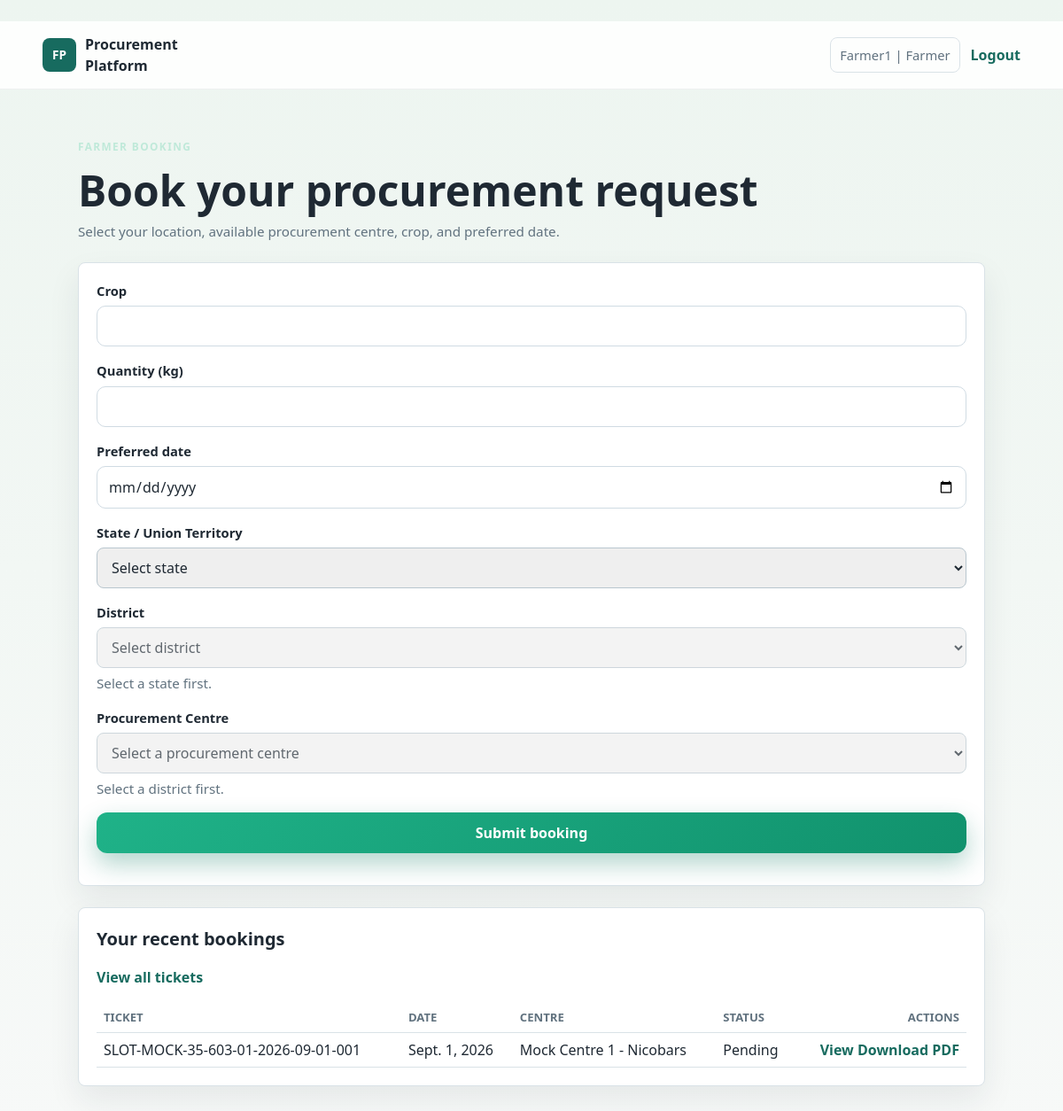
The page /procurement/farmer/booking/ (signed in) on the database its author committed.
### accounts/models.py (models this page shows, shortened)
class User(AbstractBaseUser, PermissionsMixin):
    class Role(models.TextChoices):
        FARMER = "farmer", "Farmer"
        STAFF = "staff", "Procurement Centre Staff"
        ADMIN = "admin", "Administrator"
    mobile = models.CharField(max_length=15, unique=True)
    first_name = models.CharField(max_length=50, blank=True, default="")
    last_name = models.CharField(max_length=50, blank=True, default="")
    role = models.CharField(max_length=20, choices=Role.choices, default=Role.FARMER)
    is_active = models.BooleanField(default=True)
    is_staff = models.BooleanField(default=False)
    date_joined = models.DateTimeField(default=timezone.now)
    objects = UserManager()
    USERNAME_FIELD = "mobile"
    REQUIRED_FIELDS = []
    @property
    def full_name(self):
        names = [self.first_name, self.last_name]
        return " ".join(part for part in names if part).strip() or self.mobile

### procurement/models.py (models this page shows, shortened)
class TimeStampedModel(models.Model):
    created_at = models.DateTimeField(default=timezone.now)
    updated_at = models.DateTimeField(auto_now=True)
    class Meta:
        abstract = True

class ProcurementRequest(TimeStampedModel):
    class Status(models.TextChoices):
        PENDING = "pending", "Pending"
        ALLOCATED = "allocated", "Allocated"
        VERIFIED = "verified", "Verified"
        COMPLETED = "completed", "Completed"
    farmer = models.ForeignKey(
        settings.AUTH_USER_MODEL,
        on_delete=models.CASCADE,
        related_name="procurement_requests",
    )
    district = models.ForeignKey(
        District,
        on_delete=models.PROTECT,
        related_name="procurement_requests",
        null=True,
        blank=True,
    )
    centre = models.ForeignKey(
        "ProcurementCentre",
        on_delete=models.PROTECT,
        related_name="procurement_requests",
        null=True,
        blank=True,
    )
    crop = models.CharField(max_length=100)
    quantity = models.DecimalField(max_digits=10, decimal_places=2)
    preferred_date = models.DateField()
    ticket_number = models.PositiveIntegerField(null=True, blank=True, db_index=True)
    status = models.CharField(max_length=20, choices=Status.choices, default=Status.PENDING)
    class Meta:
        ordering = ["-created_at"]
        indexes = [models.Index(fields=["status", "preferred_date"])]
        constraints = [
            models.UniqueConstraint(fields=["centre", "preferred_date", "ticket_number"], name="unique_centre_date_ticket"),
        ]
    @property
    def token_number(self):
        if self.ticket_number and self.preferred_date and self.centre_id:
            centre_code = getattr(self.centre, 'code', 'CENTRE')
            return f"SLOT-{centre_code}-{self.preferred_date.isoformat()}-{self.ticket_number:03d}"
        return f"FPR-{self.pk:04d}" if self.pk else "FPR-NEW"

class ProcurementCentre(TimeStampedModel):
    code = models.CharField(max_length=50, unique=True, db_index=True)
    name = models.CharField(max_length=200)
    state = models.ForeignKey(State, on_delete=models.PROTECT, related_name="procurement_centres", null=True, blank=True)
    district = models.ForeignKey(District, on_delete=models.PROTECT, related_name="procurement_centres", null=True, blank=True)
    agency = models.CharField(max_length=150, blank=True, default="")
    crop = models.CharField(max_length=100, blank=True, default="")
    season = models.CharField(max_length=80, blank=True, default="")
    address = models.CharField(max_length=255, blank=True, default="")
    pincode = models.CharField(max_length=10, blank=True, default="")
    latitude = models.DecimalField(max_digits=9, decimal_places=6, null=True, blank=True)
    longitude = models.DecimalField(max_digits=9, decimal_places=6, null=True, blank=True)
    is_active = models.BooleanField(default=True)
    slots_per_day = models.PositiveIntegerField(null=True, blank=True, help_text="If set, maximum tickets per day for this centre. Null = unlimited")
    class Meta:
        ordering = ["state__name", "district__name", "name"]
        indexes = [
            models.Index(fields=["state", "district", "name"]),
            models.Index(fields=["state", "name"]),
            models.Index(fields=["code"]),
            models.Index(fields=["agency", "name"]),
        ]
    def __str__(self):
        state_part = self.state.name if self.state else "Unknown state"
        return f"{self.name} ({state_part})"

### procurement/views.py (the view, shortened to what this page needs)
# urls.py: path("farmer/booking/", FarmerBookingView.as_view(), name="farmer_booking_create"),
class FarmerBookingView(RoleRequiredMixin, TemplateView):
    required_role = User.Role.FARMER
    template_name = "procurement/farmer_booking.html"
    def get_context_data(self, **kwargs):
        context = super().get_context_data(**kwargs)
        context["form"] = ProcurementRequestForm()
        context["bookings"] = self.request.user.procurement_requests.select_related(
            "centre",
            "district__state",
        ).all()[:10]
        return context

### procurement/forms.py (called while the page is built)
    def _coerce_pk(self, value):
        if value is None:
            return None
        if hasattr(value, "pk"):
            return value.pk
        return value

    def _apply_initial_queryset_state(self):
        if self.instance and self.instance.pk and getattr(self.instance, "district", None):
            try:
                district = self.instance.district
                self.initial.setdefault("state", district.state)
                self.initial.setdefault("district", district)
            except Exception:
                pass

    def _selected_state_pk(self):
        value = self.data.get("state") or self.initial.get("state")
        return self._coerce_pk(value)

    def _selected_district_pk(self):
        value = self.data.get("district") or self.initial.get("district")
        return self._coerce_pk(value)

    def _update_district_queryset(self):
        state_id = self._selected_state_pk()
        if state_id:
            self.fields["district"].queryset = District.objects.filter(state_id=state_id).order_by("name")
        else:
            self.fields["district"].queryset = District.objects.none()

    def _update_centre_queryset(self):
        district_id = self._selected_district_pk()
        queryset = ProcurementCentre.objects.filter(is_active=True).select_related("state", "district").order_by("name")
        if district_id:
            try:
                district_obj = District.objects.get(pk=district_id)
                queryset = queryset.filter(state_id=district_obj.state_id).filter(
                    Q(district__isnull=True) | Q(district=district_obj)
                )
            except District.DoesNotExist:
                queryset = queryset.none()
        else:
            state_id = self._selected_state_pk()
            if state_id:
                queryset = queryset.filter(state_id=state_id)
        self.fields["centre"].queryset = queryset

### procurement/models.py (called while the page is built)
    def __str__(self):
        return self.name

### procurement/views.py (called while the page is built)
    def dispatch(self, request, *args, **kwargs):
        if not request.user.is_authenticated:
            return self.handle_no_permission()
        if self.required_role and request.user.role != self.required_role:
            return redirect("accounts:dashboard")
        return super().dispatch(request, *args, **kwargs)

### procurement/templates/procurement/farmer_booking.html (shortened to what this page needs)
﻿{% extends "base.html" %}
{% block content %}
<section class="dashboard-head" aria-labelledby="booking-title">
    <p class="eyebrow">Farmer booking</p>
    <h1 id="booking-title">Book your procurement request</h1>
    <p class="dashboard-subtitle">Select your location, available procurement centre, crop, and preferred date.</p>
</section>
<section class="work-panel" style="margin-bottom: 24px;">
    <form method="post" class="form-stack" id="booking-form">
        <div class="field-group">
            <label for="id_crop">Crop</label>
            {{ form.crop }}
        </div>
        <div class="field-group">
            <label for="id_quantity">Quantity (kg)</label>
            {{ form.quantity }}
        </div>
        <div class="field-group">
            <label for="id_preferred_date">Preferred date</label>
            {{ form.preferred_date }}
        </div>
        <div class="field-group">
            <label for="id_state">State / Union Territory</label>
            {{ form.state }}
        </div>
        <div class="field-group">
            <label for="id_district">District</label>
            {{ form.district }}
            <small id="district-status" class="field-help">Select a state first.</small>
        </div>
        <div class="field-group">
            <label for="id_centre">Procurement Centre</label>
            {{ form.centre }}
            <small id="centre-status" class="field-help">Select a district first.</small>
        </div>
        <button type="submit" class="primary-button">Submit booking</button>
    </form>
</section>
<section class="work-panel">
    <h2>Your recent bookings</h2>
    <p><a href="{% url 'procurement:farmer_bookings' %}">View all tickets</a></p>
    {% if bookings %}
    <table class="striped-list" style="width:100%; border-collapse:collapse;">
        <thead>
            <tr>
                <th style="text-align:left; padding:8px;">Ticket</th>
                <th style="text-align:left; padding:8px;">Date</th>
                <th style="text-align:left; padding:8px;">Centre</th>
                <th style="text-align:left; padding:8px;">Status</th>
                <th style="text-align:right; padding:8px;">Actions</th>
            </tr>
        </thead>
        <tbody>
            {% for booking in bookings %}
            <tr>
                <td style="padding:8px;">{{ booking.token_number }}</td>
                <td style="padding:8px;">{{ booking.preferred_date }}</td>
                <td style="padding:8px;">{% if booking.centre %}{{ booking.centre.name }}{% else %}Pending{% endif %}</td>
                <td style="padding:8px;">{{ booking.get_status_display }}</td>
                <td style="padding:8px; text-align:right;">
                    <a class="button" href="{% url 'procurement:farmer_ticket' booking.pk %}">View</a>
                    <a class="button" href="{% url 'procurement:farmer_ticket_pdf' booking.pk %}">Download PDF</a>
                </td>
            </tr>
            {% endfor %}
        </tbody>
    </table>
    {% else %}
    <p>No bookings yet.</p>
    {% endif %}
</section>
{% endblock %}

### templates/base.html (shortened to what this page needs)
{% load static %}
<!doctype html>
<html lang="en">
<head>
    <link rel="stylesheet" href="{% static 'css/app.css' %}">
</head>
<body>
    <header class="topbar">
        <a class="brand" href="{% url 'home' %}">
            <span class="brand-mark">FP</span>
            <span>Procurement Platform</span>
        </a>
        <nav class="nav-actions" aria-label="Primary navigation">
            {% if user.is_authenticated %}
                <span class="user-pill">{{ user.full_name|default:user.mobile }} | {{ user.get_role_display }}</span>
                <form action="{% url 'accounts:logout' %}" method="post" class="logout-form">
                    <button type="submit" class="text-button">Logout</button>
                </form>
            {% else %}
                <a href="{% url 'accounts:farmer_login' %}">Farmer Login</a>
                <a class="nav-button" href="{% url 'accounts:farmer_register' %}">Register as Farmer</a>
            {% endif %}
        </nav>
    </header>
    <main class="page-shell">
        {% block content %}{% endblock %}
    </main>
</body>
</html>

### static/css/app.css (style rules this page uses)
:root { --page: #f5f7f4; --surface: #ffffff; --ink: #1f2933; --muted: #61727f; --line: #d9e2e7; --primary: #176b5f; --primary-dark: #0f4f46; --accent: #c58b1f; --blue: #315c99; --danger: #b42318; --shadow: 0 16px 36px rgba(31, 41, 51, 0.08); }
* { box-sizing: border-box; }
body { margin: 0; background: linear-gradient(180deg, #edf5f0 0%, #f7f9f8 100%); color: var(--ink); font-family: "Segoe UI", "Inter", Arial, sans-serif; line-height: 1.5; }
button, input, select { font: inherit; }
a { color: var(--primary); font-weight: 700; text-decoration: none; }
.topbar { align-items: center; background: rgba(255, 255, 255, 0.85); backdrop-filter: blur(8px); border-bottom: 1px solid rgba(15, 30, 45, 0.06); display: flex; gap: 24px; justify-content: space-between; min-height: 72px; padding: 14px clamp(16px, 4vw, 48px); position: sticky; top: 0; z-index: 30; }
.brand { align-items: center; color: var(--ink); display: inline-flex; gap: 10px; min-width: 0; }
.brand-mark { align-items: center; background: var(--primary); border-radius: 8px; color: #ffffff; display: inline-flex; flex: 0 0 38px; font-size: 0.85rem; font-weight: 800; height: 38px; justify-content: center; }
.nav-actions { align-items: center; display: flex; flex-wrap: wrap; gap: 12px; justify-content: flex-end; }
.nav-button, .primary-button, .text-button { border: 0; border-radius: 8px; cursor: pointer; display: inline-flex; font: inherit; font-weight: 800; justify-content: center; min-height: 42px; padding: 10px 16px; }
.nav-button, .primary-button { background: var(--primary); color: #ffffff; }
.text-button { background: transparent; color: var(--primary); padding-inline: 0; }
.logout-form { margin: 0; }
.user-pill { border: 1px solid var(--line); border-radius: 8px; color: var(--muted); font-size: 0.92rem; max-width: 100%; overflow-wrap: anywhere; padding: 8px 10px; }
.page-shell { margin: 0 auto; max-width: 1120px; padding: clamp(24px, 5vw, 56px) clamp(16px, 4vw, 48px); }
.auth-panel, .work-panel, .metric-card { background: var(--surface); border: 1px solid var(--line); border-radius: 8px; box-shadow: var(--shadow); }
.eyebrow { color: var(--accent); font-size: 0.78rem; font-weight: 800; letter-spacing: 0; margin: 0 0 8px; text-transform: uppercase; }
h1, h2, p { margin-top: 0; }
h1 { font-size: clamp(2rem, 4vw, 3rem); line-height: 1.1; margin-bottom: 20px; }
h2 { font-size: 1.25rem; margin-bottom: 16px; }
.form-stack { display: grid; gap: 16px; }
.field-group { display: grid; gap: 6px; }
.field-group label { font-weight: 800; }
.field-group input, .field-group select { border: 1px solid #b8c6ce; border-radius: 8px; color: var(--ink); font: inherit; min-height: 44px; padding: 10px 12px; width: 100%; }
.field-help, .field-error, .form-error, .auth-switch, .dashboard-subtitle, .metric-card p { color: var(--muted); font-size: 0.95rem; }
.field-help { margin-bottom: 0; }
.dashboard-head { margin-bottom: 24px; }
.dashboard-head h1 { margin-bottom: 8px; }
.dashboard-subtitle { margin-bottom: 0; }
.work-panel { padding: 20px; }
table { border-collapse: collapse; min-width: 640px; width: 100%; }
th, td { border-bottom: 1px solid var(--line); padding: 12px; text-align: left; }
th { color: var(--muted); font-size: 0.82rem; text-transform: uppercase; }
.eyebrow { color: #bfe9d9; font-size: 0.74rem; font-weight: 800; letter-spacing: 0.12em; margin-bottom: 14px; text-transform: uppercase; }
.primary-button, .secondary-button, .portal-link { border-radius: 12px; display: inline-flex; align-items: center; justify-content: center; font-weight: 800; min-height: 46px; padding: 0 20px; transition: transform 0.2s ease, box-shadow 0.2s ease, background 0.2s ease; }
.primary-button { background: linear-gradient(135deg, #1fb288, #11926d); border: 0; color: #ffffff; box-shadow: 0 12px 28px rgba(16, 124, 99, 0.32); }
.field-group label { color: var(--ink); font-size: 0.92rem; font-weight: 700; }
.field-group input { border: 1px solid #d0dbe3; border-radius: 10px; min-height: 46px; padding: 10px 12px; width: 100%; }

### rows shown on the page
User: full_name "Farmer1", role "Farmer"
ProcurementRequest: token_number "SLOT-MOCK-35-603-01-2026-09-01-001", preferred_date "Sept. 1, 2026", centre.name "Mock Centre 1 - Nicobars", status "Pending"
